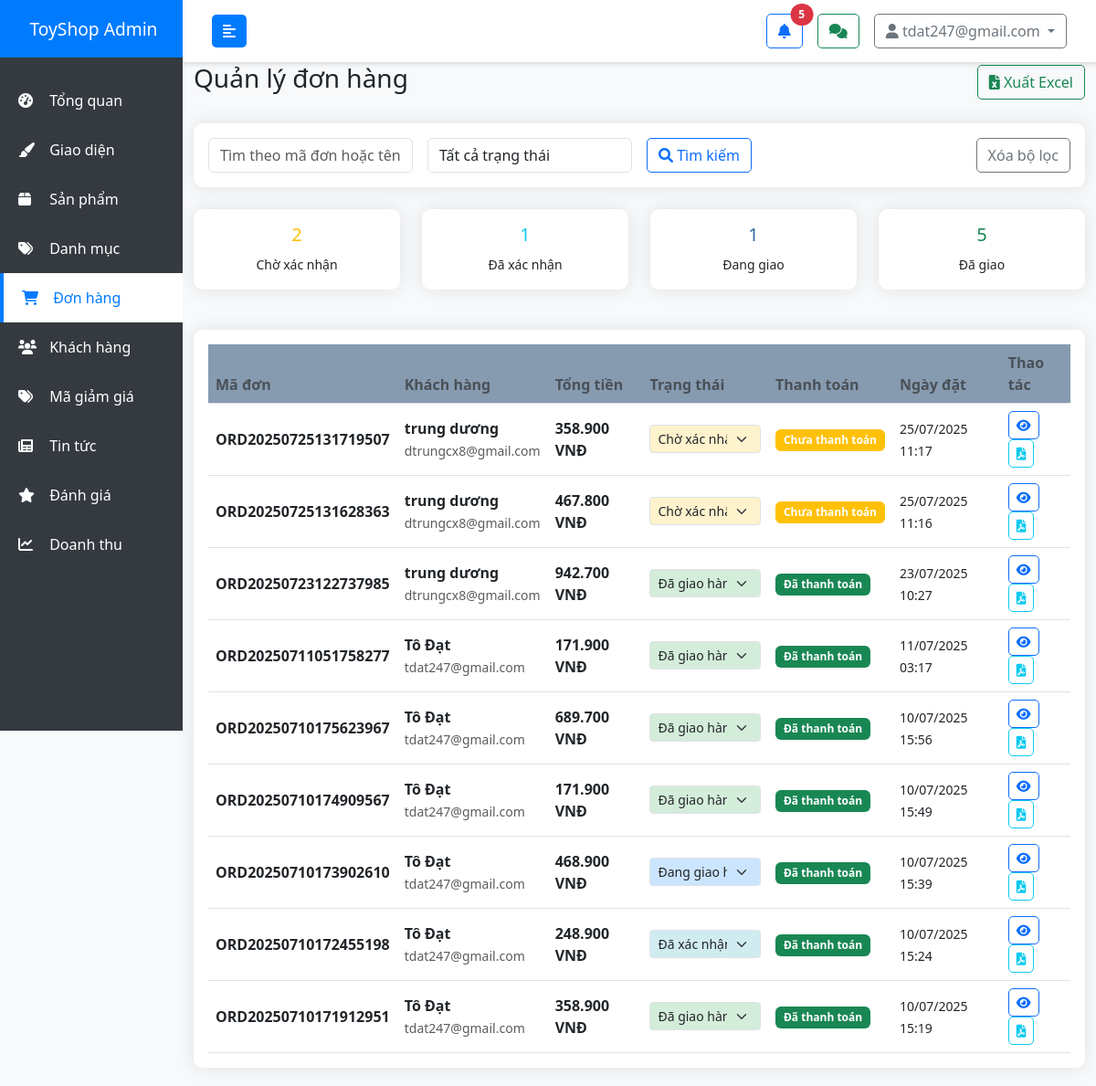
The page /admin/orders.php (signed in) on the database its author committed.
### tables this page shows
CREATE TABLE `orders` (
  `id` int(11) NOT NULL,
  `customer_id` int(11) DEFAULT NULL,
  `order_code` varchar(50) NOT NULL,
  `total_amount` decimal(10,2) NOT NULL,
  `status` enum('pending','confirmed','shipping','delivered','cancelled') DEFAULT 'pending',
  `payment_method` varchar(50) DEFAULT NULL,
  `payment_status` enum('pending','paid','failed') DEFAULT 'pending',
  `shipping_address` text DEFAULT NULL,
  `notes` text DEFAULT NULL,
  `created_at` timestamp NOT NULL DEFAULT current_timestamp(),
  `discount_id` int(11) DEFAULT NULL
);

CREATE TABLE `customers` (
  `id` int(11) NOT NULL,
  `account_id` int(11) DEFAULT NULL,
  `full_name` varchar(100) NOT NULL,
  `email` varchar(100) NOT NULL,
  `phone` varchar(20) DEFAULT NULL,
  `address` text DEFAULT NULL,
  `avatar` varchar(255) DEFAULT NULL,
  `date_of_birth` date DEFAULT NULL,
  `gender` enum('male','female','other') DEFAULT NULL,
  `created_at` timestamp NOT NULL DEFAULT current_timestamp()
);

### config/database.php (called while the page is built, shortened)
<?php
$conn = new mysqli(DB_HOST, DB_USER, DB_PASS, DB_NAME);
$conn->set_charset("utf8mb4");
function executeQuery($sql, $params = []) {
    global $conn;
    $stmt = $conn->prepare($sql);
    if (!$stmt->execute()) {
        error_log("Execute failed: " . $stmt->error);
        $stmt->close();
        return false;
    }
    if (strpos(strtoupper($sql), 'SELECT') === 0) {
        $result = $stmt->get_result();
        return $result;
    }
    return true;
}
function fetchOne($sql, $params = []) {
    $result = executeQuery($sql, $params);
    if ($result && $result !== true) {
        return $result->fetch_assoc();
    }
    return null;
}
function fetchAll($sql, $params = []) {
    $result = executeQuery($sql, $params);
    $data = [];
    if ($result && $result !== true) {
        while ($row = $result->fetch_assoc()) {
            $data[] = $row;
        }
    }
    return $data;
}
?>

### includes/functions.php (called while the page is built, shortened)
<?php
function formatMoney($amount) {
    return number_format($amount, 0, ',', '.') . ' VNĐ';
}
?>

### admin/orders.php (the view, shortened to what this page needs)
<?php
require_once '../config/database.php';
require_once '../includes/functions.php';
$search = $_GET['search'] ?? '';
$page = (int)($_GET['page'] ?? 1);
$limit = 15;
$offset = ($page - 1) * $limit;
$whereClause = "WHERE 1=1";
$params = [];
$ordersQuery = "SELECT o.*, c.full_name as customer_name, c.email as customer_email
                FROM orders o
                LEFT JOIN customers c ON o.customer_id = c.id
                $whereClause
                ORDER BY o.created_at DESC
                LIMIT $limit OFFSET $offset";
$orders = fetchAll($ordersQuery, $params);
?>
<!DOCTYPE html>
<html lang="vi">
<head>
    <link href="https://cdn.jsdelivr.net/npm/bootstrap@5.3.0/dist/css/bootstrap.min.css" rel="stylesheet">
    <link href="https://cdnjs.cloudflare.com/ajax/libs/font-awesome/6.0.0/css/all.min.css" rel="stylesheet">
    <link href="assets/css/admin.css" rel="stylesheet">
</head>
<body>
    <?php include 'includes/sidebar.php'; ?>
    <div id="content">
        <?php include 'includes/navbar.php'; ?>
        <div class="container-fluid">
            <div class="d-flex justify-content-between align-items-center mb-4">
                <h1 class="h3">Quản lý đơn hàng</h1>
                <div class="d-flex gap-2">
                    <button class="btn btn-outline-success" onclick="exportOrders()">
                        <i class="fas fa-file-excel"></i> Xuất Excel
                    </button>
                </div>
            </div>
            <div class="card mb-4">
                <div class="card-body">
                    <form method="GET" class="row g-3">
                        <div class="col-md-3">
                            <input type="text" class="form-control" name="search"
                                   placeholder="Tìm theo mã đơn hoặc tên khách hàng..." value="<?php echo htmlspecialchars($search); ?>">
                        </div>
                        <div class="col-md-3">
                            <select class="form-control" name="status">
                                <option value="">Tất cả trạng thái</option>
                            </select>
                        </div>
                        <div class="col-md-2">
                            <button type="submit" class="btn btn-outline-primary">
                                <i class="fas fa-search"></i> Tìm kiếm
                            </button>
                        </div>
                        <div class="col-md-4 text-end">
                            <a href="orders.php" class="btn btn-outline-secondary">Xóa bộ lọc</a>
                        </div>
                    </form>
                </div>
            </div>
            <div class="row mb-4">
                <?php
                $stats = [
                    'pending' => fetchOne("SELECT COUNT(*) as count FROM orders WHERE status = 'pending'")['count'],
                    'confirmed' => fetchOne("SELECT COUNT(*) as count FROM orders WHERE status = 'confirmed'")['count'],
                    'shipping' => fetchOne("SELECT COUNT(*) as count FROM orders WHERE status = 'shipping'")['count'],
                    'delivered' => fetchOne("SELECT COUNT(*) as count FROM orders WHERE status = 'delivered'")['count']
                ];
                ?>
                <div class="col-md-3">
                    <div class="card text-center">
                        <div class="card-body">
                            <h5 class="text-warning"><?php echo $stats['pending']; ?></h5>
                            <small>Chờ xác nhận</small>
                        </div>
                    </div>
                </div>
                <div class="col-md-3">
                    <div class="card text-center">
                        <div class="card-body">
                            <h5 class="text-info"><?php echo $stats['confirmed']; ?></h5>
                            <small>Đã xác nhận</small>
                        </div>
                    </div>
                </div>
                <div class="col-md-3">
                    <div class="card text-center">
                        <div class="card-body">
                            <h5 class="text-primary"><?php echo $stats['shipping']; ?></h5>
                            <small>Đang giao</small>
                        </div>
                    </div>
                </div>
                <div class="col-md-3">
                    <div class="card text-center">
                        <div class="card-body">
                            <h5 class="text-success"><?php echo $stats['delivered']; ?></h5>
                            <small>Đã giao</small>
                        </div>
                    </div>
                </div>
            </div>
            <div class="card">
                <div class="card-body">
                    <div class="table-responsive">
                        <table class="table table-hover">
                            <thead>
                                <tr>
                                    <th>Mã đơn</th>
                                    <th>Khách hàng</th>
                                    <th>Tổng tiền</th>
                                    <th>Trạng thái</th>
                                    <th>Thanh toán</th>
                                    <th>Ngày đặt</th>
                                    <th>Thao tác</th>
                                </tr>
                            </thead>
                            <tbody>
                                <?php foreach ($orders as $order):
                                ?>
                                    <tr>
                                        <td>
                                            <strong><?php echo $order['order_code']; ?></strong>
                                        </td>
                                        <td>
                                            <div>
                                                <strong><?php echo $order['customer_name']; ?></strong><br>
                                                <small class="text-muted"><?php echo $order['customer_email']; ?></small>
                                            </div>
                                        </td>
                                        <td>
                                            <strong><?php echo formatMoney($order['total_amount']); ?></strong>
                                        </td>
                                        <td>
                                            <?php if ($order['status'] != 'cancelled'): ?>
                                                <form method="POST" class="d-inline status-form">
                                                    <select name="status" class="form-select form-select-sm"
                                                            onchange="confirmStatusChange(this)"
                                                            style="background-color: <?php
                                                                echo match($order['status']) {
                                                                    'pending' => '#fff3cd',
                                                                    'confirmed' => '#d1ecf1',
                                                                    'shipping' => '#cce5ff',
                                                                    'delivered' => '#d4edda',
                                                                    default => '#ffffff'
                                                                };
                                                            ?>">
                                                        <option value="<?php echo $order['status']; ?>" selected>
                                                            <?php echo match($order['status']) {
                                                                'pending' => 'Chờ xác nhận',
                                                                'confirmed' => 'Đã xác nhận',
                                                                'shipping' => 'Đang giao hàng',
                                                                'delivered' => 'Đã giao hàng',
                                                                default => 'Không xác định'
                                                            }; ?>
                                                        </option>
                                                    </select>
                                                </form>
                                            <?php else: ?>
                                                <span class="badge bg-danger">Đã hủy</span>
                                            <?php endif; ?>
                                        </td>
                                        <td>
                                            <span class="badge <?php
                                                echo match($order['payment_status']) {
                                                    'paid' => 'bg-success',
                                                    'failed' => 'bg-danger',
                                                    default => 'bg-warning'
                                                };
                                            ?>">
                                                <?php
                                                echo match($order['payment_status']) {
                                                    'paid' => 'Đã thanh toán',
                                                    'failed' => 'Thất bại',
                                                    default => 'Chưa thanh toán'
                                                };
                                                ?>
                                            </span>
                                        </td>
                                        <td>
                                            <small><?php echo date('d/m/Y H:i', strtotime($order['created_at'])); ?></small>
                                        </td>
                                        <td>
                                            <a href="order_detail.php?id=<?php echo $order['id']; ?>"
                                               class="btn btn-sm btn-outline-primary">
                                                <i class="fas fa-eye"></i>
                                            </a>
                                            <a href="invoice.php?id=<?php echo $order['id']; ?>"
                                               class="btn btn-sm btn-outline-info" target="_blank">
                                                <i class="fas fa-file-pdf"></i>
                                            </a>
                                        </td>
                                    </tr>
                                <?php endforeach; ?>
                            </tbody>
                        </table>
                    </div>
                </div>
            </div>
        </div>
    </div>
</body>
</html>

### admin/assets/css/admin.css (style rules this page uses)
:root { --sidebar-width: 200px; --primary-color: #879db5; --secondary-color: #6c757d; --success-color: #28a745; --danger-color: #dc3545; --warning-color: #ffc107; --info-color: #17a2b8; --light-color: #32689e; --dark-color: #343a40; }
body { font-family: "Segoe UI", Tahoma, Geneva, Verdana, sans-serif; background-color: #f8f9fa; }
#content { width: 100%; padding: 0; min-height: 100vh; transition: all 0.3s; margin-left: var(--sidebar-width); }
.card { border: none; border-radius: 10px; box-shadow: 0 0 20px rgba(0, 0, 0, 0.1); margin-bottom: 20px; }
.text-primary { color: var(--light-color) !important; }
.table { margin-bottom: 0; }
.table th { border-top: none; font-weight: 600; color: #495057; background-color: #879bb0; }
.table td { vertical-align: middle; }
.btn { border-radius: 5px; font-weight: 500; transition: all 0.3s; }
.btn-sm { padding: 0.25rem 0.5rem; font-size: 0.875rem; }
.badge { font-size: 0.75em; padding: 0.5em 0.75em; }

### rows shown on the page
orders: order_code "ORD20250725131719507", customer.full_name "trung dương", customer.email "dtrungcx8@gmail.com", total_amount "358.900 VNĐ", status "Chờ xác nhận", payment_status "Chưa thanh toán", created_at "25/07/2025 11:17"
orders: order_code "ORD20250725131628363", customer.full_name "trung dương", customer.email "dtrungcx8@gmail.com", total_amount "467.800 VNĐ", status "Chờ xác nhận", payment_status "Chưa thanh toán", created_at "25/07/2025 11:16"
orders: order_code "ORD20250723122737985", customer.full_name "trung dương", customer.email "dtrungcx8@gmail.com", total_amount "942.700 VNĐ", status "Đã giao hàng", payment_status "Đã thanh toán", created_at "23/07/2025 10:27"
orders: order_code "ORD20250711051758277", customer.full_name "Tô Đạt", customer.email "tdat247@gmail.com", total_amount "171.900 VNĐ", status "Đã giao hàng", payment_status "Đã thanh toán", created_at "11/07/2025 03:17"
orders: order_code "ORD20250710175623967", customer.full_name "Tô Đạt", customer.email "tdat247@gmail.com", total_amount "689.700 VNĐ", status "Đã giao hàng", payment_status "Đã thanh toán", created_at "10/07/2025 15:56"
orders: order_code "ORD20250710174909567", customer.full_name "Tô Đạt", customer.email "tdat247@gmail.com", total_amount "171.900 VNĐ", status "Đã giao hàng", payment_status "Đã thanh toán", created_at "10/07/2025 15:49"
orders: order_code "ORD20250710173902610", customer.full_name "Tô Đạt", customer.email "tdat247@gmail.com", total_amount "468.900 VNĐ", status "Đang giao hàng", payment_status "Đã thanh toán", created_at "10/07/2025 15:39"
orders: order_code "ORD20250710172455198", customer.full_name "Tô Đạt", customer.email "tdat247@gmail.com", total_amount "248.900 VNĐ", status "Đã xác nhận", payment_status "Đã thanh toán", created_at "10/07/2025 15:24"
orders: order_code "ORD20250710171912951", customer.full_name "Tô Đạt", customer.email "tdat247@gmail.com", total_amount "358.900 VNĐ", status "Đã giao hàng", payment_status "Đã thanh toán", created_at "10/07/2025 15:19"

### other values the page prints
count($notifications) "5"
$_SESSION['admin_name'] "tdat247@gmail.com"
$stats['pending'] "2"
$stats['confirmed'] "1"
$stats['shipping'] "1"
$stats['delivered'] "5"
